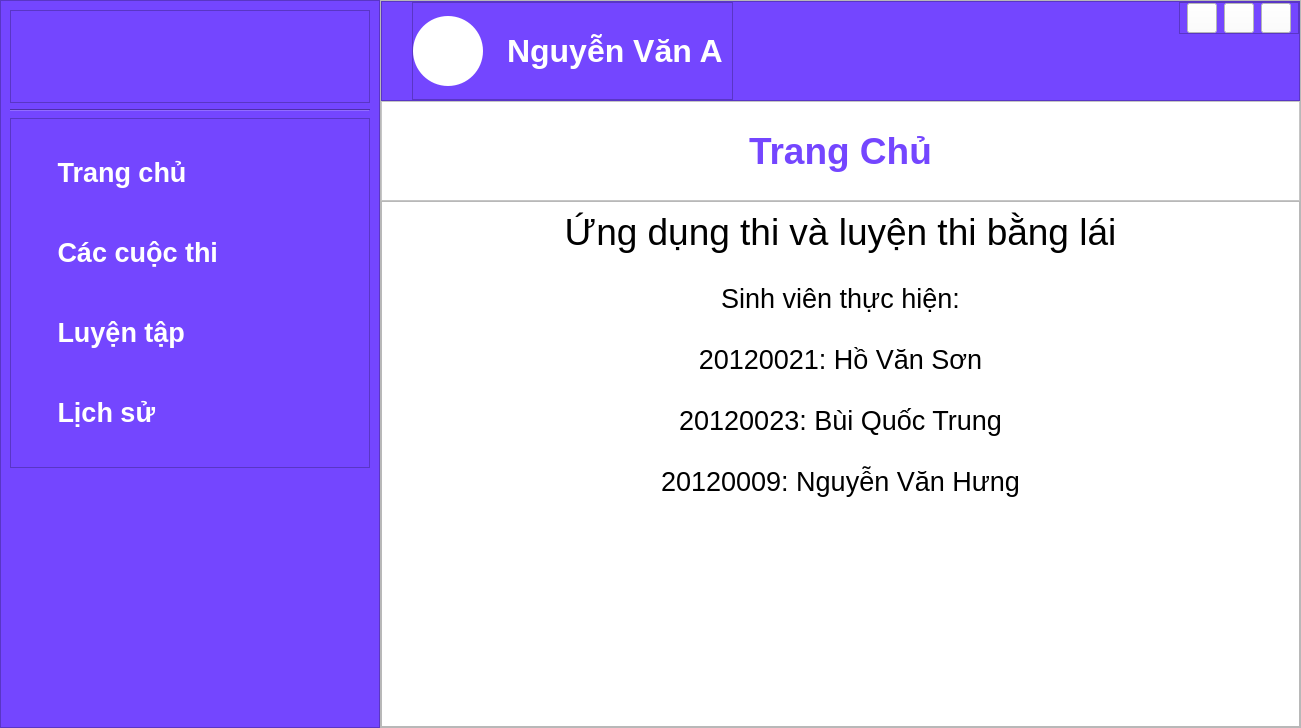
<?xml version="1.0" encoding="UTF-8"?>
<ui version="4.0">
 <class>UserGUI</class>
 <widget class="QDialog" name="UserGUI">
  <property name="geometry">
   <rect>
    <x>0</x>
    <y>0</y>
    <width>1301</width>
    <height>728</height>
   </rect>
  </property>
  <property name="sizePolicy">
   <sizepolicy hsizetype="Fixed" vsizetype="Fixed">
    <horstretch>0</horstretch>
    <verstretch>0</verstretch>
   </sizepolicy>
  </property>
  <property name="windowTitle">
   <string>Dialog</string>
  </property>
  <property name="styleSheet">
   <string notr="true"/>
  </property>
  <layout class="QHBoxLayout" name="horizontalLayout">
   <property name="spacing">
    <number>0</number>
   </property>
   <property name="leftMargin">
    <number>0</number>
   </property>
   <property name="topMargin">
    <number>0</number>
   </property>
   <property name="rightMargin">
    <number>0</number>
   </property>
   <property name="bottomMargin">
    <number>0</number>
   </property>
   <item>
    <widget class="QFrame" name="tabSide">
     <property name="sizePolicy">
      <sizepolicy hsizetype="Expanding" vsizetype="Preferred">
       <horstretch>0</horstretch>
       <verstretch>0</verstretch>
      </sizepolicy>
     </property>
     <property name="minimumSize">
      <size>
       <width>0</width>
       <height>0</height>
      </size>
     </property>
     <property name="maximumSize">
      <size>
       <width>380</width>
       <height>16777215</height>
      </size>
     </property>
     <property name="styleSheet">
      <string notr="true">background-color: #7446ff;
</string>
     </property>
     <property name="frameShape">
      <enum>QFrame::StyledPanel</enum>
     </property>
     <property name="frameShadow">
      <enum>QFrame::Raised</enum>
     </property>
     <property name="lineWidth">
      <number>0</number>
     </property>
     <layout class="QVBoxLayout" name="verticalLayout_2">
      <item>
       <widget class="QFrame" name="topFrame">
        <property name="sizePolicy">
         <sizepolicy hsizetype="Preferred" vsizetype="Expanding">
          <horstretch>0</horstretch>
          <verstretch>0</verstretch>
         </sizepolicy>
        </property>
        <property name="maximumSize">
         <size>
          <width>16777215</width>
          <height>180</height>
         </size>
        </property>
        <property name="styleSheet">
         <string notr="true">QLabel#img{
	border-radius: 20px;
}</string>
        </property>
        <property name="frameShape">
         <enum>QFrame::StyledPanel</enum>
        </property>
        <property name="frameShadow">
         <enum>QFrame::Raised</enum>
        </property>
        <property name="lineWidth">
         <number>0</number>
        </property>
        <layout class="QHBoxLayout" name="horizontalLayout_7">
         <property name="spacing">
          <number>0</number>
         </property>
         <property name="leftMargin">
          <number>0</number>
         </property>
         <property name="topMargin">
          <number>0</number>
         </property>
         <property name="rightMargin">
          <number>0</number>
         </property>
         <property name="bottomMargin">
          <number>0</number>
         </property>
         <item>
          <widget class="QLabel" name="img">
           <property name="sizePolicy">
            <sizepolicy hsizetype="Preferred" vsizetype="Preferred">
             <horstretch>0</horstretch>
             <verstretch>0</verstretch>
            </sizepolicy>
           </property>
           <property name="maximumSize">
            <size>
             <width>354</width>
             <height>178</height>
            </size>
           </property>
           <property name="font">
            <font>
             <family>Segoe UI</family>
             <pointsize>26</pointsize>
             <weight>75</weight>
             <bold>true</bold>
            </font>
           </property>
           <property name="styleSheet">
            <string notr="true">border-radius: 20px;</string>
           </property>
           <property name="text">
            <string/>
           </property>
           <property name="pixmap">
            <pixmap resource="Icon.qrc">:/icon/traffic/test.jpg</pixmap>
           </property>
           <property name="scaledContents">
            <bool>true</bool>
           </property>
           <property name="alignment">
            <set>Qt::AlignCenter</set>
           </property>
          </widget>
         </item>
        </layout>
       </widget>
      </item>
      <item>
       <widget class="Line" name="line">
        <property name="styleSheet">
         <string notr="true"/>
        </property>
        <property name="lineWidth">
         <number>1</number>
        </property>
        <property name="orientation">
         <enum>Qt::Horizontal</enum>
        </property>
       </widget>
      </item>
      <item>
       <widget class="QFrame" name="frameMenu">
        <property name="sizePolicy">
         <sizepolicy hsizetype="Preferred" vsizetype="Preferred">
          <horstretch>0</horstretch>
          <verstretch>0</verstretch>
         </sizepolicy>
        </property>
        <property name="minimumSize">
         <size>
          <width>0</width>
          <height>350</height>
         </size>
        </property>
        <property name="maximumSize">
         <size>
          <width>16777215</width>
          <height>400</height>
         </size>
        </property>
        <property name="toolTipDuration">
         <number>-1</number>
        </property>
        <property name="styleSheet">
         <string notr="true">QPushButton {
	color: white;
	text-align: left;
	padding-left: 15px;
	border-radius: 20px;
	background-color: #7446ff;
}

QPushButton:hover:!pressed {
	border-style: outset;
	border-width: 2px;
	border-color: #aa90ff;
	border-radius: 20px;
}

QPushButton:focus {
	background-color: #9e78ff;
}</string>
        </property>
        <property name="frameShape">
         <enum>QFrame::StyledPanel</enum>
        </property>
        <property name="frameShadow">
         <enum>QFrame::Raised</enum>
        </property>
        <property name="lineWidth">
         <number>0</number>
        </property>
        <layout class="QVBoxLayout" name="verticalLayout_4">
         <item>
          <widget class="QPushButton" name="btnHome">
           <property name="maximumSize">
            <size>
             <width>16777215</width>
             <height>60</height>
            </size>
           </property>
           <property name="font">
            <font>
             <family>Segoe UI</family>
             <pointsize>20</pointsize>
             <weight>75</weight>
             <bold>true</bold>
            </font>
           </property>
           <property name="styleSheet">
            <string notr="true"/>
           </property>
           <property name="text">
            <string>   Trang chủ</string>
           </property>
           <property name="icon">
            <iconset resource="Icon.qrc">
             <normaloff>:/icon/white/home.svg</normaloff>:/icon/white/home.svg</iconset>
           </property>
           <property name="iconSize">
            <size>
             <width>40</width>
             <height>40</height>
            </size>
           </property>
           <property name="flat">
            <bool>true</bool>
           </property>
          </widget>
         </item>
         <item>
          <widget class="QPushButton" name="btnContest">
           <property name="maximumSize">
            <size>
             <width>16777215</width>
             <height>60</height>
            </size>
           </property>
           <property name="font">
            <font>
             <family>Segoe UI</family>
             <pointsize>20</pointsize>
             <weight>75</weight>
             <bold>true</bold>
            </font>
           </property>
           <property name="styleSheet">
            <string notr="true"/>
           </property>
           <property name="text">
            <string>   Các cuộc thi</string>
           </property>
           <property name="icon">
            <iconset resource="Icon.qrc">
             <normaloff>:/icon/white/award.svg</normaloff>:/icon/white/award.svg</iconset>
           </property>
           <property name="iconSize">
            <size>
             <width>40</width>
             <height>40</height>
            </size>
           </property>
           <property name="flat">
            <bool>true</bool>
           </property>
          </widget>
         </item>
         <item>
          <widget class="QPushButton" name="btnPractice">
           <property name="maximumSize">
            <size>
             <width>16777215</width>
             <height>60</height>
            </size>
           </property>
           <property name="font">
            <font>
             <family>Segoe UI</family>
             <pointsize>20</pointsize>
             <weight>75</weight>
             <bold>true</bold>
            </font>
           </property>
           <property name="styleSheet">
            <string notr="true"/>
           </property>
           <property name="text">
            <string>   Luyện tập</string>
           </property>
           <property name="icon">
            <iconset resource="Icon.qrc">
             <normaloff>:/icon/white/book-open.svg</normaloff>:/icon/white/book-open.svg</iconset>
           </property>
           <property name="iconSize">
            <size>
             <width>40</width>
             <height>40</height>
            </size>
           </property>
           <property name="flat">
            <bool>true</bool>
           </property>
          </widget>
         </item>
         <item>
          <widget class="QPushButton" name="btnHistory">
           <property name="maximumSize">
            <size>
             <width>16777215</width>
             <height>60</height>
            </size>
           </property>
           <property name="font">
            <font>
             <family>Segoe UI</family>
             <pointsize>20</pointsize>
             <weight>75</weight>
             <bold>true</bold>
            </font>
           </property>
           <property name="styleSheet">
            <string notr="true"/>
           </property>
           <property name="text">
            <string>   Lịch sử</string>
           </property>
           <property name="icon">
            <iconset resource="Icon.qrc">
             <normaloff>:/icon/white/rotate-ccw.svg</normaloff>:/icon/white/rotate-ccw.svg</iconset>
           </property>
           <property name="iconSize">
            <size>
             <width>40</width>
             <height>40</height>
            </size>
           </property>
           <property name="flat">
            <bool>true</bool>
           </property>
          </widget>
         </item>
        </layout>
       </widget>
      </item>
      <item>
       <spacer name="verticalSpacer">
        <property name="orientation">
         <enum>Qt::Vertical</enum>
        </property>
        <property name="sizeType">
         <enum>QSizePolicy::Expanding</enum>
        </property>
        <property name="sizeHint" stdset="0">
         <size>
          <width>255</width>
          <height>250</height>
         </size>
        </property>
       </spacer>
      </item>
     </layout>
    </widget>
   </item>
   <item>
    <widget class="QFrame" name="mainSide">
     <property name="maximumSize">
      <size>
       <width>16777215</width>
       <height>16777215</height>
      </size>
     </property>
     <property name="styleSheet">
      <string notr="true"/>
     </property>
     <property name="frameShape">
      <enum>QFrame::StyledPanel</enum>
     </property>
     <property name="frameShadow">
      <enum>QFrame::Raised</enum>
     </property>
     <layout class="QVBoxLayout" name="verticalLayout">
      <property name="spacing">
       <number>0</number>
      </property>
      <property name="leftMargin">
       <number>0</number>
      </property>
      <property name="topMargin">
       <number>0</number>
      </property>
      <property name="rightMargin">
       <number>0</number>
      </property>
      <property name="bottomMargin">
       <number>0</number>
      </property>
      <item>
       <widget class="QFrame" name="headerFrame">
        <property name="minimumSize">
         <size>
          <width>0</width>
          <height>100</height>
         </size>
        </property>
        <property name="maximumSize">
         <size>
          <width>16777215</width>
          <height>200</height>
         </size>
        </property>
        <property name="styleSheet">
         <string notr="true">background-color: #7446ff;</string>
        </property>
        <property name="frameShape">
         <enum>QFrame::StyledPanel</enum>
        </property>
        <property name="frameShadow">
         <enum>QFrame::Raised</enum>
        </property>
        <layout class="QHBoxLayout" name="horizontalLayout_2">
         <property name="spacing">
          <number>0</number>
         </property>
         <property name="leftMargin">
          <number>30</number>
         </property>
         <property name="topMargin">
          <number>0</number>
         </property>
         <property name="rightMargin">
          <number>0</number>
         </property>
         <property name="bottomMargin">
          <number>0</number>
         </property>
         <item alignment="Qt::AlignLeft">
          <widget class="QFrame" name="frameInfo">
           <property name="frameShape">
            <enum>QFrame::StyledPanel</enum>
           </property>
           <property name="frameShadow">
            <enum>QFrame::Raised</enum>
           </property>
           <layout class="QHBoxLayout" name="horizontalLayout_4">
            <property name="spacing">
             <number>0</number>
            </property>
            <property name="leftMargin">
             <number>0</number>
            </property>
            <property name="topMargin">
             <number>0</number>
            </property>
            <property name="rightMargin">
             <number>0</number>
            </property>
            <property name="bottomMargin">
             <number>0</number>
            </property>
            <item>
             <widget class="QPushButton" name="pushButton_4">
              <property name="minimumSize">
               <size>
                <width>70</width>
                <height>70</height>
               </size>
              </property>
              <property name="maximumSize">
               <size>
                <width>70</width>
                <height>70</height>
               </size>
              </property>
              <property name="styleSheet">
               <string notr="true">background-color: white;
border-radius: 35px;</string>
              </property>
              <property name="text">
               <string/>
              </property>
              <property name="icon">
               <iconset resource="Icon.qrc">
                <normaloff>:/icon/purple/user.svg</normaloff>:/icon/purple/user.svg</iconset>
              </property>
              <property name="iconSize">
               <size>
                <width>50</width>
                <height>50</height>
               </size>
              </property>
             </widget>
            </item>
            <item>
             <widget class="QLabel" name="lblName">
              <property name="font">
               <font>
                <family>Segoe UI</family>
                <pointsize>24</pointsize>
                <weight>75</weight>
                <bold>true</bold>
               </font>
              </property>
              <property name="styleSheet">
               <string notr="true">color: white;
padding-left: 15px;</string>
              </property>
              <property name="text">
               <string>Nguyễn Văn A</string>
              </property>
             </widget>
            </item>
           </layout>
          </widget>
         </item>
         <item alignment="Qt::AlignTop">
          <widget class="QFrame" name="frameSupport">
           <property name="maximumSize">
            <size>
             <width>120</width>
             <height>16777215</height>
            </size>
           </property>
           <property name="frameShape">
            <enum>QFrame::StyledPanel</enum>
           </property>
           <property name="frameShadow">
            <enum>QFrame::Raised</enum>
           </property>
           <layout class="QHBoxLayout" name="horizontalLayout_3">
            <property name="spacing">
             <number>0</number>
            </property>
            <property name="leftMargin">
             <number>0</number>
            </property>
            <property name="topMargin">
             <number>0</number>
            </property>
            <property name="rightMargin">
             <number>0</number>
            </property>
            <property name="bottomMargin">
             <number>0</number>
            </property>
            <item>
             <widget class="QPushButton" name="btnShowMinimize">
              <property name="minimumSize">
               <size>
                <width>30</width>
                <height>30</height>
               </size>
              </property>
              <property name="maximumSize">
               <size>
                <width>30</width>
                <height>30</height>
               </size>
              </property>
              <property name="styleSheet">
               <string notr="true">background-color: white;</string>
              </property>
              <property name="text">
               <string/>
              </property>
              <property name="icon">
               <iconset resource="Icon.qrc">
                <normaloff>:/icon/light-purple/arrow-down-left.svg</normaloff>:/icon/light-purple/arrow-down-left.svg</iconset>
              </property>
             </widget>
            </item>
            <item>
             <widget class="QPushButton" name="btnChangeSize">
              <property name="minimumSize">
               <size>
                <width>30</width>
                <height>30</height>
               </size>
              </property>
              <property name="maximumSize">
               <size>
                <width>30</width>
                <height>30</height>
               </size>
              </property>
              <property name="styleSheet">
               <string notr="true">background-color: white;</string>
              </property>
              <property name="text">
               <string/>
              </property>
              <property name="icon">
               <iconset resource="Icon.qrc">
                <normaloff>:/icon/light-purple/maximize-2.svg</normaloff>:/icon/light-purple/maximize-2.svg</iconset>
              </property>
             </widget>
            </item>
            <item>
             <widget class="QPushButton" name="btnExit">
              <property name="minimumSize">
               <size>
                <width>30</width>
                <height>30</height>
               </size>
              </property>
              <property name="maximumSize">
               <size>
                <width>30</width>
                <height>30</height>
               </size>
              </property>
              <property name="styleSheet">
               <string notr="true">background-color: white;</string>
              </property>
              <property name="text">
               <string/>
              </property>
              <property name="icon">
               <iconset resource="Icon.qrc">
                <normaloff>:/icon/light-purple/x.svg</normaloff>:/icon/light-purple/x.svg</iconset>
              </property>
             </widget>
            </item>
           </layout>
          </widget>
         </item>
        </layout>
       </widget>
      </item>
      <item>
       <widget class="QFrame" name="tabNameFrame">
        <property name="sizePolicy">
         <sizepolicy hsizetype="Preferred" vsizetype="Expanding">
          <horstretch>0</horstretch>
          <verstretch>0</verstretch>
         </sizepolicy>
        </property>
        <property name="maximumSize">
         <size>
          <width>16777215</width>
          <height>100</height>
         </size>
        </property>
        <property name="styleSheet">
         <string notr="true">background-color: white;
color: #7446ff;</string>
        </property>
        <property name="frameShape">
         <enum>QFrame::StyledPanel</enum>
        </property>
        <property name="frameShadow">
         <enum>QFrame::Raised</enum>
        </property>
        <layout class="QHBoxLayout" name="horizontalLayout_5">
         <property name="spacing">
          <number>0</number>
         </property>
         <property name="leftMargin">
          <number>0</number>
         </property>
         <property name="topMargin">
          <number>0</number>
         </property>
         <property name="rightMargin">
          <number>0</number>
         </property>
         <property name="bottomMargin">
          <number>0</number>
         </property>
         <item alignment="Qt::AlignHCenter|Qt::AlignVCenter">
          <widget class="QLabel" name="label">
           <property name="font">
            <font>
             <family>Segoe UI</family>
             <pointsize>28</pointsize>
             <weight>75</weight>
             <bold>true</bold>
            </font>
           </property>
           <property name="text">
            <string>Trang Chủ</string>
           </property>
          </widget>
         </item>
        </layout>
       </widget>
      </item>
      <item>
       <widget class="QFrame" name="contentFrame">
        <property name="sizePolicy">
         <sizepolicy hsizetype="Preferred" vsizetype="Expanding">
          <horstretch>0</horstretch>
          <verstretch>0</verstretch>
         </sizepolicy>
        </property>
        <property name="minimumSize">
         <size>
          <width>0</width>
          <height>0</height>
         </size>
        </property>
        <property name="maximumSize">
         <size>
          <width>16777215</width>
          <height>16777215</height>
         </size>
        </property>
        <property name="frameShape">
         <enum>QFrame::StyledPanel</enum>
        </property>
        <property name="frameShadow">
         <enum>QFrame::Raised</enum>
        </property>
        <layout class="QHBoxLayout" name="horizontalLayout_6">
         <property name="spacing">
          <number>0</number>
         </property>
         <property name="leftMargin">
          <number>0</number>
         </property>
         <property name="topMargin">
          <number>0</number>
         </property>
         <property name="rightMargin">
          <number>0</number>
         </property>
         <property name="bottomMargin">
          <number>0</number>
         </property>
         <item>
          <widget class="QStackedWidget" name="stackedWidget">
           <property name="sizePolicy">
            <sizepolicy hsizetype="Expanding" vsizetype="Expanding">
             <horstretch>0</horstretch>
             <verstretch>0</verstretch>
            </sizepolicy>
           </property>
           <property name="minimumSize">
            <size>
             <width>0</width>
             <height>0</height>
            </size>
           </property>
           <property name="maximumSize">
            <size>
             <width>16777215</width>
             <height>16777215</height>
            </size>
           </property>
           <property name="font">
            <font>
             <family>Segoe UI</family>
             <pointsize>28</pointsize>
            </font>
           </property>
           <property name="styleSheet">
            <string notr="true">background-color: white;</string>
           </property>
           <property name="currentIndex">
            <number>0</number>
           </property>
           <widget class="QWidget" name="homePage">
            <layout class="QVBoxLayout" name="verticalLayout_6">
             <property name="spacing">
              <number>30</number>
             </property>
             <item>
              <widget class="QLabel" name="label_2">
               <property name="font">
                <font>
                 <family>Segoe UI</family>
                 <pointsize>28</pointsize>
                </font>
               </property>
               <property name="text">
                <string>Ứng dụng thi và luyện thi bằng lái</string>
               </property>
               <property name="alignment">
                <set>Qt::AlignCenter</set>
               </property>
              </widget>
             </item>
             <item>
              <widget class="QLabel" name="label_3">
               <property name="font">
                <font>
                 <family>Segoe UI</family>
                 <pointsize>20</pointsize>
                </font>
               </property>
               <property name="text">
                <string>Sinh viên thực hiện:</string>
               </property>
               <property name="alignment">
                <set>Qt::AlignCenter</set>
               </property>
              </widget>
             </item>
             <item>
              <widget class="QLabel" name="label_4">
               <property name="font">
                <font>
                 <family>Segoe UI</family>
                 <pointsize>20</pointsize>
                </font>
               </property>
               <property name="text">
                <string>20120021: Hồ Văn Sơn</string>
               </property>
               <property name="alignment">
                <set>Qt::AlignCenter</set>
               </property>
              </widget>
             </item>
             <item>
              <widget class="QLabel" name="label_5">
               <property name="font">
                <font>
                 <family>Segoe UI</family>
                 <pointsize>20</pointsize>
                </font>
               </property>
               <property name="text">
                <string>20120023: Bùi Quốc Trung</string>
               </property>
               <property name="alignment">
                <set>Qt::AlignCenter</set>
               </property>
              </widget>
             </item>
             <item>
              <widget class="QLabel" name="label_6">
               <property name="font">
                <font>
                 <family>Segoe UI</family>
                 <pointsize>20</pointsize>
                </font>
               </property>
               <property name="text">
                <string>20120009: Nguyễn Văn Hưng</string>
               </property>
               <property name="alignment">
                <set>Qt::AlignCenter</set>
               </property>
              </widget>
             </item>
             <item>
              <spacer name="verticalSpacer_2">
               <property name="orientation">
                <enum>Qt::Vertical</enum>
               </property>
               <property name="sizeHint" stdset="0">
                <size>
                 <width>20</width>
                 <height>107</height>
                </size>
               </property>
              </spacer>
             </item>
            </layout>
           </widget>
           <widget class="QWidget" name="contestPage">
            <layout class="QVBoxLayout" name="verticalLayout_5">
             <item>
              <widget class="QFrame" name="Frame01">
               <property name="styleSheet">
                <string notr="true">QFrame#blk1 {
	border-style: outset;
	border-width: 3px;
	border-color: #7446ff;
	border-radius: 20px;
}

QFrame#blk2 {
	border-style: outset;
	border-width: 3px;
	border-color: #7446ff;
	border-radius: 20px;
}

QFrame#blk3 {
	border-style: outset;
	border-width: 3px;
	border-color: #7446ff;
	border-radius: 20px;
}
</string>
               </property>
               <property name="frameShape">
                <enum>QFrame::StyledPanel</enum>
               </property>
               <property name="frameShadow">
                <enum>QFrame::Raised</enum>
               </property>
               <layout class="QHBoxLayout" name="horizontalLayout_8"/>
              </widget>
             </item>
             <item>
              <widget class="QFrame" name="Frame02">
               <property name="styleSheet">
                <string notr="true">QFrame#blk4 {
	border-style: outset;
	border-width: 3px;
	border-color: #7446ff;
	border-radius: 20px;
}

QFrame#blk5 {
	border-style: outset;
	border-width: 3px;
	border-color: #7446ff;
	border-radius: 20px;
}

QFrame#blk6 {
	border-style: outset;
	border-width: 3px;
	border-color: #7446ff;
	border-radius: 20px;
}
</string>
               </property>
               <property name="frameShape">
                <enum>QFrame::StyledPanel</enum>
               </property>
               <property name="frameShadow">
                <enum>QFrame::Raised</enum>
               </property>
               <layout class="QHBoxLayout" name="horizontalLayout_9"/>
              </widget>
             </item>
            </layout>
           </widget>
           <widget class="QWidget" name="practicePage">
            <layout class="QVBoxLayout" name="verticalLayout_3">
             <item>
              <widget class="QFrame" name="Frame03">
               <property name="styleSheet">
                <string notr="true"/>
               </property>
               <property name="frameShape">
                <enum>QFrame::StyledPanel</enum>
               </property>
               <property name="frameShadow">
                <enum>QFrame::Raised</enum>
               </property>
               <layout class="QHBoxLayout" name="horizontalLayout_16"/>
              </widget>
             </item>
             <item>
              <widget class="QFrame" name="Frame04">
               <property name="styleSheet">
                <string notr="true"/>
               </property>
               <property name="frameShape">
                <enum>QFrame::StyledPanel</enum>
               </property>
               <property name="frameShadow">
                <enum>QFrame::Raised</enum>
               </property>
               <layout class="QHBoxLayout" name="horizontalLayout_20"/>
              </widget>
             </item>
            </layout>
           </widget>
           <widget class="QWidget" name="historyPage">
            <layout class="QVBoxLayout" name="verticalLayout_18">
             <property name="spacing">
              <number>20</number>
             </property>
             <item>
              <widget class="QScrollArea" name="scroll">
               <property name="widgetResizable">
                <bool>true</bool>
               </property>
               <widget class="QWidget" name="scrollAreaWidgetContents">
                <property name="geometry">
                 <rect>
                  <x>0</x>
                  <y>0</y>
                  <width>893</width>
                  <height>500</height>
                 </rect>
                </property>
               </widget>
              </widget>
             </item>
            </layout>
           </widget>
          </widget>
         </item>
        </layout>
       </widget>
      </item>
     </layout>
    </widget>
   </item>
  </layout>
 </widget>
 <resources>
  <include location="Icon.qrc"/>
 </resources>
 <connections/>
</ui>
